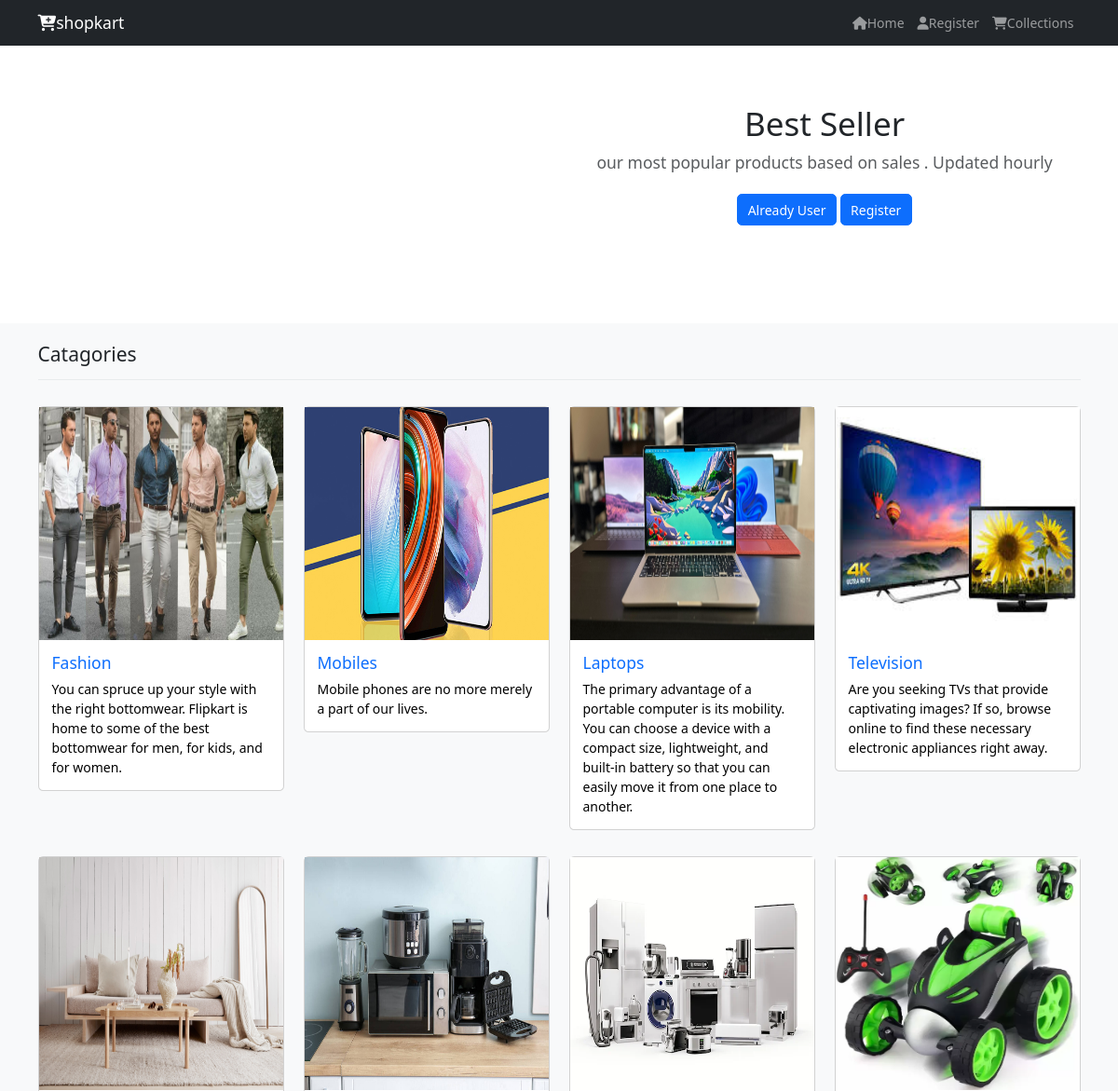
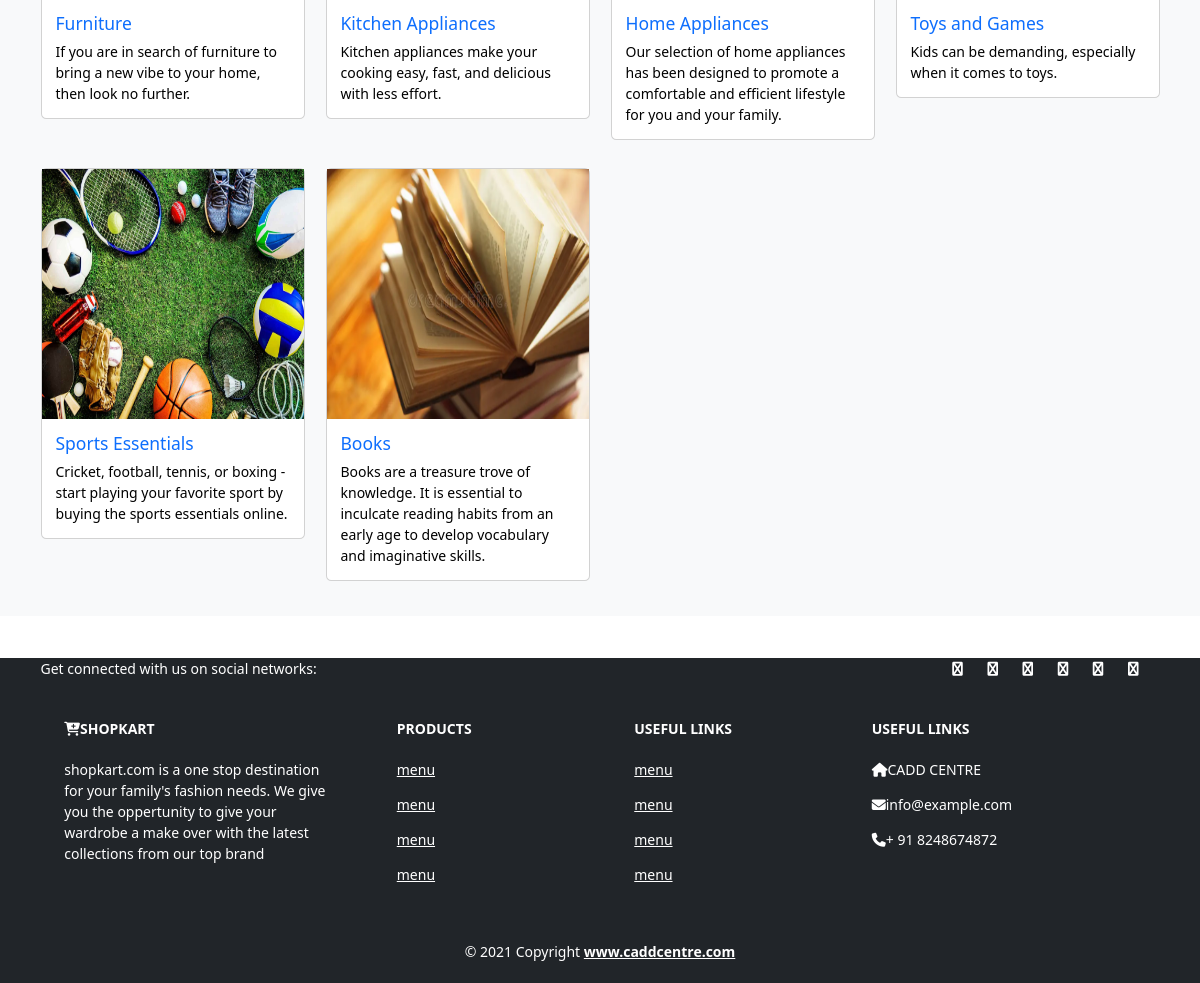
Page /collection on the committed database (2 pictures, top to bottom).
### shop/models.py (models this page shows, shortened)
class catagory(models.Model):
    name=models.CharField(max_length=150,null=False,blank=False)
    image=models.ImageField(upload_to=getfilename,null=True,blank=True)
    description=models.TextField(max_length=500,null=False,blank=False)
    status=models.BooleanField(default=False,help_text="0-show,1-hidden")
    created_at=models.DateTimeField(auto_now_add=True)

### shop/views.py (the view)
# urls.py: path('collection',views.collection,name="collection"),
def collection(request):
    Catagory=catagory.objects.filter(status=0)
    return render (request,'shop/collection.html',{"Catagory":Catagory})

### shop/templates/shop/collection.html (shortened to what this page needs)
{% extends 'shop/layout/main.html'%}
{% block content%}
<section class="py=5 text-center container" style="margin-top: 70px;">
    <div class="row py-lg-5">
        <div class="col-lg-6 col-md-8 mx ms-auto">
            <h1 class="fw-light"> Best Seller</h1>
            <p class="lead text-muted"> our most popular products based on sales . Updated hourly</p>
            <p>
                <a href="#" class="btn btn-primary my-2">Already User</a>
                <a href="#" class="btn btn-primary my-2">Register</a>
            </p>
        </div>
    </div>
</section>
<section class="bg-light py-4 my-5" >
    <div class="container">
        <div class="row">
            <div class="col-12">
                <h4 class="mb-3">Catagories</h4>
                <hr style="border-color: #b8bfc2;">
            </div>
                {% for item in Catagory %}
            <div class="col-md-4 col-lg-3">
                <div class="card my-3">
                    <img src="{{item.image.url}}" class="card-image-top"alt="Categories" style="height:250px;">
                    <a style="text-decoration: none; color: black;" href="{% url 'collection' item.name %}">
                    <div class="card-body">
                        <h5 class="card-title text-primary">{{item.name}}</h5>
                        <p class="card-text">{{item.description}}</p>
                    </div>
                    </a>
                </div>
            </div>
                {% endfor %}
            </div>
        </div>
    </section>
{%endblock content%}

### shop/templates/shop/layout/main.html (shortened to what this page needs)
<!doctype html>
<html lang="en">
  <head>
    {% load static %}
    <link rel="stylesheet" href="https://cdnjs.cloudflare.com/ajax/libs/font-awesome/6.5.1/css/all.min.css">
        <link rel="stylesheet" href="{% static 'css/style.css' %}">
    <link href="https://cdn.jsdelivr.net/npm/bootstrap@5.3.2/dist/css/bootstrap.min.css" rel="stylesheet">
  </head>
  <body>
    {% include 'shop/inc/navbar.html' %}
    {% block content %}
    {% endblock content %}
    {% include 'shop/inc/footer.html'%}
  </body>
</html>

### shop/templates/shop/inc/navbar.html (shortened to what this page needs)
<nav class="navbar navbar-expand-lg navbar-dark bg-dark fixed-top">
    <div class="container ">
      <a class="navbar-brand" href="{% url 'home' %}"><i class="fa fa-cart-plus"></i>shopkart</a>
      <div class="collapse navbar-collapse" id="navbarNavAltMarkup">
        <div class="navbar-nav ms-auto">
          <a class="nav-link " aria-current="page" href="{% url 'home' %}"><i class="fa fa-home"></i>Home</a>
          <a class="nav-link" href="{% url 'register' %}"><i class="fa fa-user"></i>Register</a>
          <a class="nav-link" href="{% url 'collection'%}"><i class="fa fa-shopping-cart"></i>Collections</a>
        </div>
      </div>
    </div>
  </nav>

### shop/templates/shop/inc/footer.html
<footer class="text-center text-lg-start bg-dark text-white">
    <section class="container d-flex justify-content-center justify-content-lg-between">
        <div class="me-5 d-none d-lg-block">
            <span>Get connected with us on social networks:</span>
        </div>
        <div>
            <a href="" class="me-4 text-reset"><i class="fa fa-facebook"></i></a>
            <a href="" class="me-4 text-reset"><i class="fa fa-twitter"></i></a>
            <a href="" class="me-4 text-reset"><i class="fa fa-google"></i></a>
            <a href="" class="me-4 text-reset"><i class="fa fa-instagram"></i></a>
            <a href="" class="me-4 text-reset"><i class="fa fa-linkedin"></i></a>
            <a href="" class="me-4 text-reset"><i class="fa fa-github"></i></a>
        </div>
    </section>
    <section class="">
        <div class="container text-center text-md-start mt-5">
            <div class="row mt-3">
                <div class="col-md-3 col-lg-4 col-xl-3 mx-auto mb-4">
                    <h6 class="text-uppercase fw-bold mb-4"><i class="fa fa-cart-plus"></i>Shopkart</h6>
                    <p>
                        shopkart.com is a one stop destination for your family's fashion needs.
                        We give you the oppertunity to give your wardrobe a make over with the latest collections from our top brand
                    </p>
                </div>
                <div class="col-md-2 col-lg-2 col-xl-2 mx-auto mb-4">
                    <h6 class="text-uppercase fw-bold mb-4">Products</h6>
                    <p><a href="#!" class="text-reset">menu</a></p>
                    <p><a href="#!" class="text-reset">menu</a></p>
                    <p><a href="#!" class="text-reset">menu</a></p>
                    <p><a href="#!" class="text-reset">menu</a></p>
                </div>
                <div class="col-md-3 col-lg-2 col-xl-2 mx-auto mb-4">
                <h6 class="text-uppercase fw-bold mb-4">useful links</h6>
                <p><a href="#!" class="text-reset">menu</a></p>
                <p><a href="#!" class="text-reset">menu</a></p>
                <p><a href="#!" class="text-reset">menu</a></p>
                <p><a href="#!" class="text-reset">menu</a></p>
                </div>
                <div class="col-md-4 col-lg-3 col-xl-3 mx-auto mb-md-0 mb-4">
                <h6 class="text-uppercase fw-bold mb-4">useful links</h6>
                <p><i class="fa fa-home"></i>CADD CENTRE</p>
                <p><i class="fa fa-envelope"></i>info@example.com</p>
                <p><i class="fa fa-phone"></i>+ 91 8248674872</p>
                </div>
            </div>
        </div>
    </section>
    <div class="text-center p-4">
        &copy; 2021 Copyright <a class="text-reset fw-bold" href="https://www.caddcentre.com/">www.caddcentre.com</a>
    </div>
</footer>

### static/css/style.css (style rules this page uses)
html { font-size: 14px; }
body { font-family: 'Noto Sans', sans-serif; }
a { text-decoration: none; }

### rows in the picture
catagory: image (picture), name "Fashion", description "You can spruce up your style with the right bottomwear. Flipkart is home to some of the best bottomwear for men, for kids, and for women."
catagory: image (picture), name "Mobiles", description "Mobile phones are no more merely a part of our lives."
catagory: image (picture), name "Laptops", description "The primary advantage of a portable computer is its mobility. You can choose a device with a compact size, lightweight, and built-in battery so that you can easily move it from one place to another."
catagory: image (picture), name "Television", description "Are you seeking TVs that provide captivating images? If so, browse online to find these necessary electronic appliances right away."
catagory: image (picture), name "Furniture", description "If you are in search of furniture to bring a new vibe to your home, then look no further."
catagory: image (picture), name "Kitchen Appliances", description "Kitchen appliances make your cooking easy, fast, and delicious with less effort."
catagory: image (picture), name "Home Appliances", description "Our selection of home appliances has been designed to promote a comfortable and efficient lifestyle for you and your family."
catagory: image (picture), name "Toys and Games", description "Kids can be demanding, especially when it comes to toys."
catagory: image (picture), name "Sports Essentials", description "Cricket, football, tennis, or boxing - start playing your favorite sport by buying the sports essentials online."
catagory: image (picture), name "Books", description "Books are a treasure trove of knowledge. It is essential to inculcate reading habits from an early age to develop vocabulary and imaginative skills."
